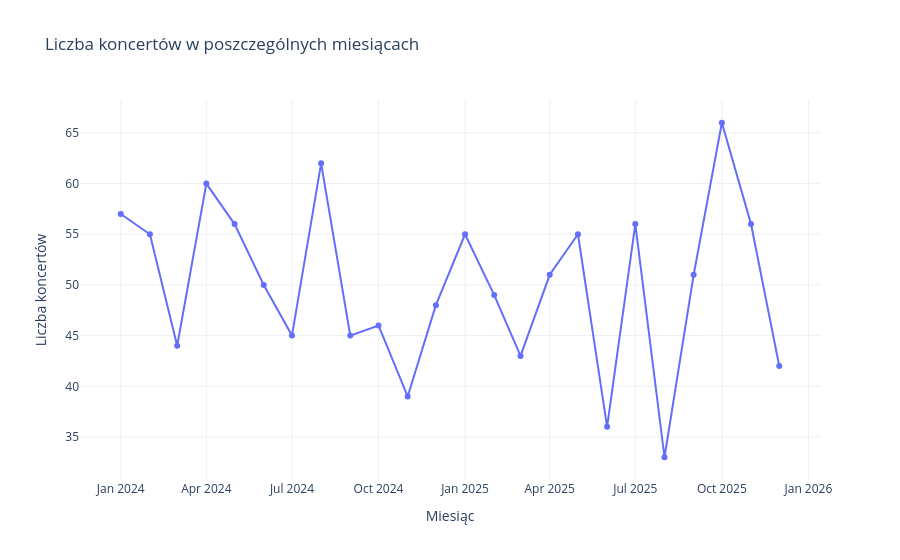

The code cell stored with this chart in its notebook:
### Code cell
df["miesiac"] = df["data"].dt.to_period("M").astype(str)

koncerty_miesiac = (
    df.groupby("miesiac", as_index=False)
    .size()
    .rename(columns={"size": "liczba_koncertow"})
)

fig = px.line(
    koncerty_miesiac,
    x="miesiac",
    y="liczba_koncertow",
    markers=True,
    title="Liczba koncertów w poszczególnych miesiącach",
    labels={
        "miesiac": "Miesiąc",
        "liczba_koncertow": "Liczba koncertów"
    }
)

fig.update_layout(template="plotly_white")
fig.show()

### Figure 1 — Plotly figure (JSON) as saved in the notebook; plotly's stock layout.template omitted (floating-point values rounded to 4 significant figures)
{"data": [{"hovertemplate": "Miesiąc=%{x}<br>Liczba koncertów=%{y}<extra></extra>", "legendgroup": "", "line": {"color": "#636efa", "dash": "solid"}, "marker": {"symbol": "circle"}, "mode": "lines+markers", "name": "", "orientation": "v", "showlegend": false, "type": "scatter", "x": ["2024-01", "2024-02", "2024-03", "2024-04", "2024-05", "2024-06", "2024-07", "2024-08", "2024-09", "2024-10", "2024-11", "2024-12", "2025-01", "2025-02", "2025-03", "2025-04", "2025-05", "2025-06", "2025-07", "2025-08", "2025-09", "2025-10", "2025-11", "2025-12"], "xaxis": "x", "y": [57, 55, 44, 60, 56, 50, 45, 62, 45, 46, 39, 48, 55, 49, 43, 51, 55, 36, 56, 33, 51, 66, 56, 42], "yaxis": "y"}], "layout": {"legend": {"tracegroupgap": 0}, "title": {"text": "Liczba koncertów w poszczególnych miesiącach"}, "xaxis": {"anchor": "y", "domain": [0, 1], "title": {"text": "Miesiąc"}}, "yaxis": {"anchor": "x", "domain": [0, 1], "title": {"text": "Liczba koncertów"}}}}
